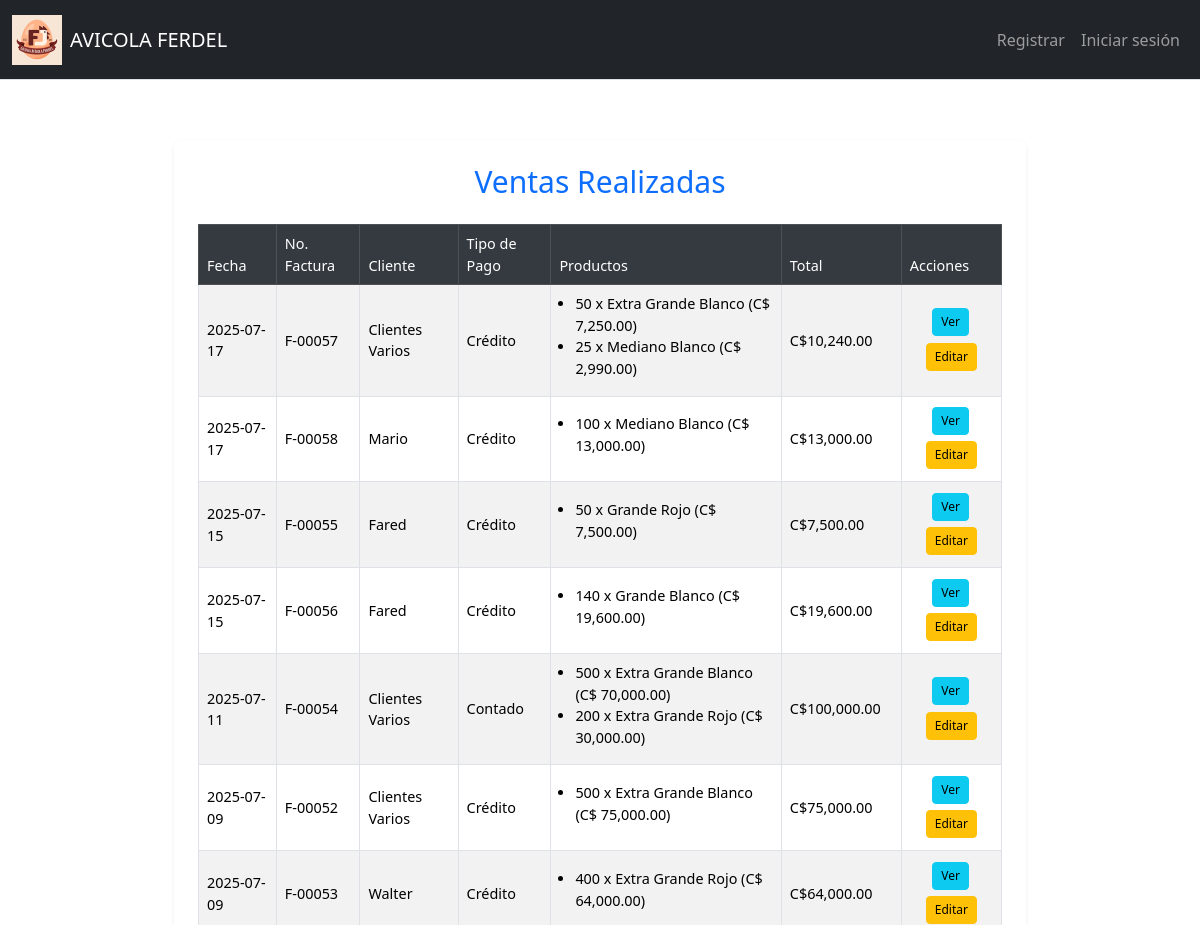
The app's page /gestionar_ventas (upper part), older data.
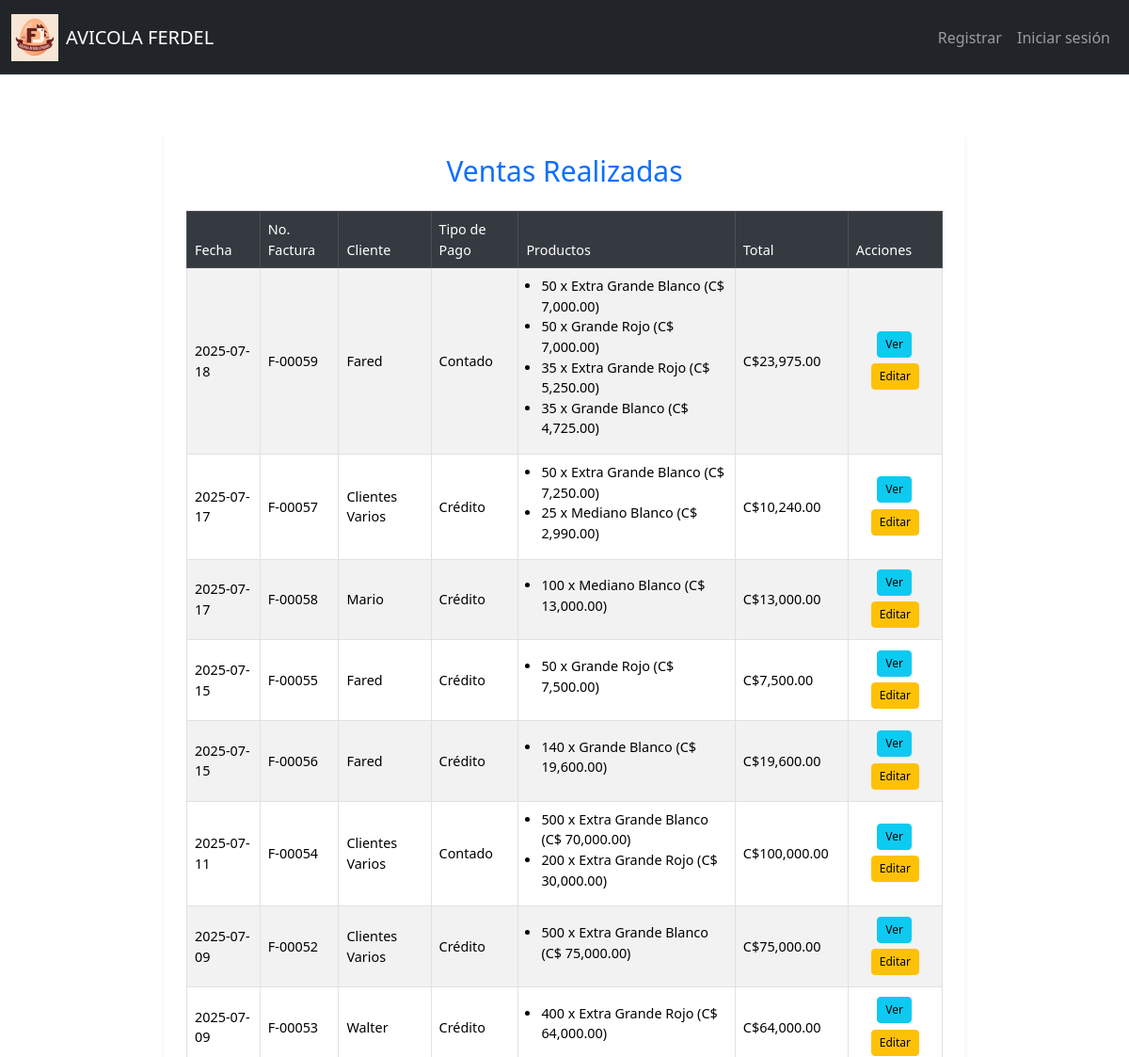
The same page, newer data.
### tables this page shows
CREATE TABLE Facturacion (
    ID_Factura INTEGER PRIMARY KEY AUTOINCREMENT,
    Fecha DATE NOT NULL,
    IDCliente INTEGER NOT NULL,
    Credito_Contado INTEGER,
    Observacion TEXT,
    ID_Empresa INTEGER NOT NULL,
    FOREIGN KEY (IDCliente) REFERENCES Clientes(ID_Cliente),
    FOREIGN KEY (ID_Empresa) REFERENCES Empresa(ID_Empresa)
);

CREATE TABLE Clientes (
    ID_Cliente INTEGER PRIMARY KEY AUTOINCREMENT,
    Nombre TEXT NOT NULL,
    Telefono TEXT,
    Direccion TEXT,
    RUC_CEDULA TEXT
);

### app.py (the view)
@app.route("/gestionar_ventas", methods=["GET"])
def gestionar_ventas():
    try:
        ventas = db.execute("""
            SELECT f.ID_Factura, f.Fecha, c.Nombre AS Cliente,
                   f.Credito_Contado, f.Observacion,
                   (SELECT SUM(Total) FROM Detalle_Facturacion WHERE ID_Factura = f.ID_Factura) AS Total
            FROM Facturacion f
            JOIN Clientes c ON c.ID_Cliente = f.IDCliente
            ORDER BY f.Fecha DESC
        """)
        detalles = db.execute("""
            SELECT df.ID_Factura, p.Descripcion, df.Cantidad, df.Total AS Subtotal
            FROM Detalle_Facturacion df
            JOIN Productos p ON df.ID_Producto = p.ID_Producto
        """)
        productos_por_venta = {}
        for d in detalles:
            productos_por_venta.setdefault(d["ID_Factura"], []).append(
                f"{d['Cantidad']} x {d['Descripcion']} (C$ {d['Subtotal']:,.2f})"
            )
        for venta in ventas:
            venta["Productos"] = productos_por_venta.get(venta["ID_Factura"], [])
            venta["NumeroFactura"] = f"F-{venta['ID_Factura']:05d}"
            venta["TotalFormateado"] = f"C${venta['Total']:,.2f}" if venta['Total'] else "C$ 0.00"
        return render_template("gestionar_ventas.html", ventas=ventas)
    except Exception as e:
        flash(f"❌ Error al cargar las ventas: {e}", "danger")
        return redirect(url_for("ventas"))

### app.py (called while the page is built)
@app.after_request
def after_request(response):
    response.headers["Cache-Control"] = "no-cache, no-store, must-revalidate"
    response.headers["Expires"] = 0
    response.headers["Pragma"] = "no-cache"
    return response

### Templates/gestionar_ventas.html (shortened to what this page needs)
{% extends "layout.html" %}
{% block main %}
<div class="container mt-4">
    <div class="card shadow-sm">
        <div class="card-body">
            <h2 class="text-center text-primary mb-4">Ventas Realizadas</h2>
            <div class="table-responsive">
                <table class="table table-bordered table-striped align-middle">
                    <thead class="table-dark">
                        <tr>
                            <th data-label="Fecha">Fecha</th>
                            <th data-label="Factura">No. Factura</th>
                            <th data-label="Cliente">Cliente</th>
                            <th data-label="Pago">Tipo de Pago</th>
                            <th data-label="Productos">Productos</th>
                            <th data-label="Total">Total</th>
                            <th data-label="Acciones">Acciones</th>
                        </tr>
                    </thead>
                    <tbody>
                        {% for venta in ventas %}
                        <tr>
                            <td data-label="Fecha">{{ venta.Fecha }}</td>
                            <td data-label="Factura">{{ venta.NumeroFactura }}</td>
                            <td data-label="Cliente">{{ venta.Cliente }}</td>
                            <td data-label="Pago">{{ 'Crédito' if venta.Credito_Contado == 1 else 'Contado' }}</td>
                            <td data-label="Productos">
                                <ul class="mb-2 ps-3">
                                    {% for producto in venta.Productos %}
                                    <li>{{ producto }}</li>
                                    {% endfor %}
                                </ul>
                            </td>
                            <td data-label="Total" class="font-weight-bold">{{ venta.TotalFormateado }}</td>
                            <td data-label="Acciones">
                                <div class="d-flex flex-wrap justify-content-center">
                                    <button type="button" class="btn btn-sm btn-info me-1 mb-1 ver-detalle-btn"
                                        data-venta-id="{{ venta.ID_Factura }}"
                                        data-venta-data='{{ venta | tojson | safe }}'>
                                        Ver
                                    </button>
                                    <a href="/editar_venta/{{ venta.ID_Factura }}"
                                        class="btn btn-sm btn-warning mb-1 {% if venta.Credito_Contado == 1 and venta.tiene_pagos %}disabled{% endif %}"
                                        >
                                        Editar
                                    </a>
                                </div>
                            </td>
                        </tr>
                        {% endfor %}
                    </tbody>
                </table>
            </div>
        </div>
    </div>
</div>
{% endblock %}

Row changes from the older to the newer data that the page shows:
added Facturacion: Fecha "2025-07-18", NumeroFactura "F-00059", Cliente "Fared", Credito_Contado "Contado", Productos "50 x Extra Grande Blanco (C$ 7,000.00)" "50 x Grande Rojo (C$ 7,000.00)" "35 x Extra Grande Rojo (C$ 5,250.00)" "35 x Grande Blanco (C$ 4,725.00)", TotalFormateado "C$23,975.00"
